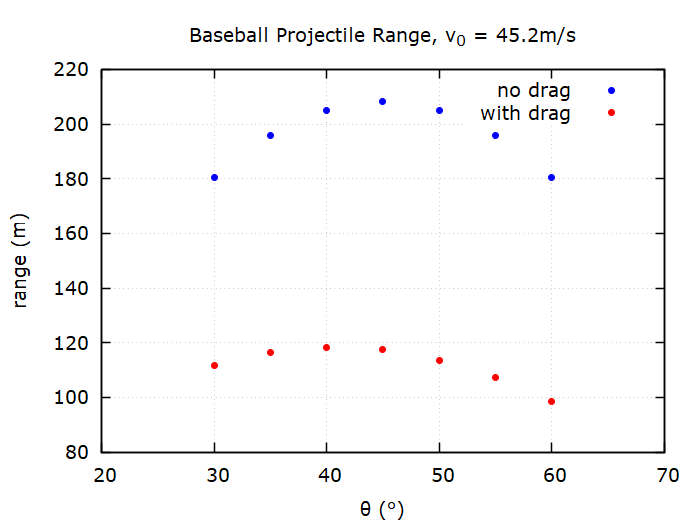

The script that drew this image:
set term wxt
set title 'Baseball Projectile Range, v_0 = 45.2m/s'
set xlabel '{/Symbol q} ({/Symbol \260})'
set ylabel 'range (m)'
set xr [20:70]
set auto y 
set xtics
set ytics
set origin 0,0
set size 1,1
set key vert top right
set pointsize 1

plot 'anglevrange.dat' u 1:2 with points lt 7 lc 'blue' title 'no drag',\
	'anglevrange.dat' u 1:3 with points lt 7 lc 'red' title 'with drag'
